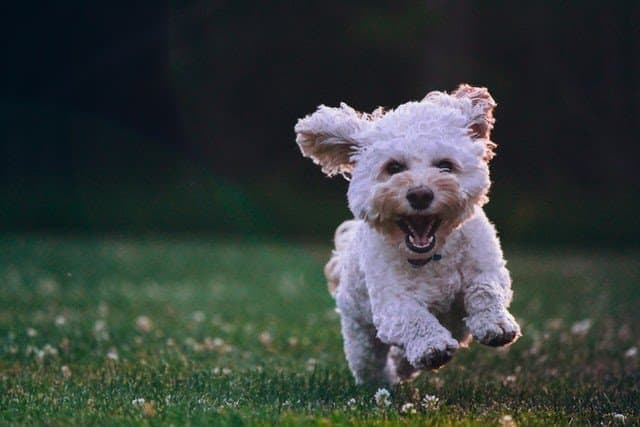
//> input picture ims/sample.jpg, 640 x 427 px
$ ./11_convex_hull ims/sample.jpg   (built with g++ and OpenCV 4)
//> lines starting //> are read from the running program, lines starting //| are printed output that depends on the picture; after the words box and inside, x2 and y2 are one past the last pixel; in counts of white or black regions, pixels touching at a corner belong together
//
// Created by varora on 22/04/24.
//
#include "opencv2/imgcodecs.hpp"
#include "opencv2/highgui.hpp"
#include "opencv2/imgproc.hpp"
#include <iostream>

using namespace cv;
using namespace std;

Mat src_gray;
int thresh = 100;
RNG rng(12345);

void thresh_callback(int, void* );

int main( int argc, char** argv )
{
    CommandLineParser parser( argc, argv, "{@input | ims/sample.jpg | input image}" );
    Mat src = imread( samples::findFile( parser.get<String>( "@input" ) ) );
//> src is the input picture: 427 rows x 640 cols, CV_8UC3; mean B, G, R 59.6, 63.1, 55.2
    if( src.empty() )
    {
        cout << "Could not open or find the image!\n" << endl;
        cout << "Usage: " << argv[0] << " <Input image>" << endl;
        return -1;
    }

    cvtColor( src, src_gray, COLOR_BGR2GRAY );
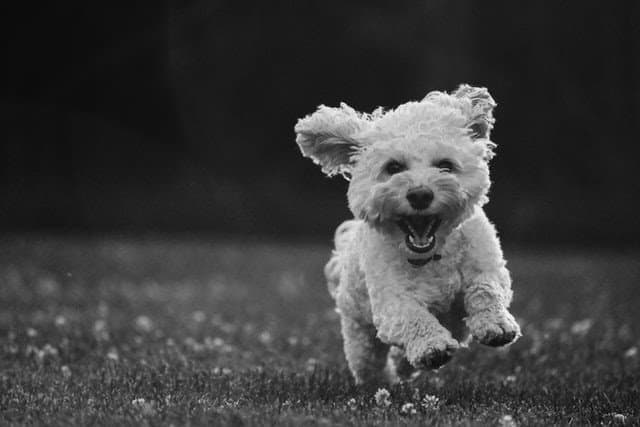
//> src_gray: 427 rows x 640 cols, CV_8UC1; min 0, max 253, mean 60.3
    blur( src_gray, src_gray, Size(3,3) );

    const char* source_window = "Source";
    namedWindow( source_window );
    imshow( source_window, src );

    const int max_thresh = 255;
    createTrackbar( "Canny thresh:", source_window, NULL, max_thresh, thresh_callback );
    thresh_callback( 0, 0 );

    waitKey();
    return 0;
}

void thresh_callback(int, void* )
{
    Mat canny_output;
    thresh = getTrackbarPos( "Canny thresh:", "Source" );

    Canny( src_gray, canny_output, thresh, thresh*2 );
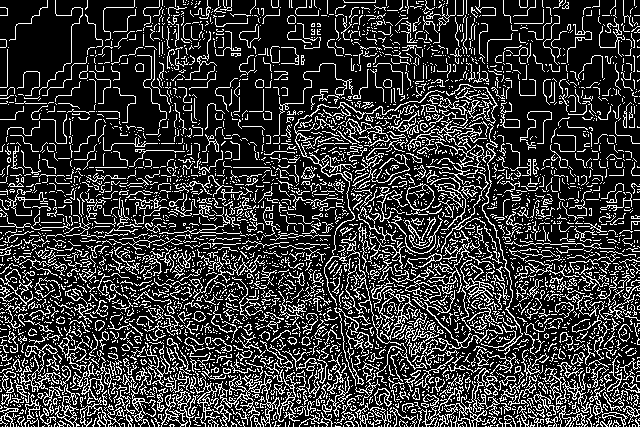
//> canny_output: 427 rows x 640 cols, CV_8UC1; 21.7% white in thin lines or dots

    vector<vector<Point> > contours;
    findContours( canny_output, contours, RETR_TREE, CHAIN_APPROX_SIMPLE );
//> contours = 4851 contours, 4624 with area under 20; largest, box (x1, y1, x2, y2) and area: (190, 369, 301, 427) 768, (406, 183, 435, 215) 549, (406, 184, 435, 211) 522, (417, 386, 487, 427) 350, (158, 391, 195, 427) 312

    vector<vector<Point> >hull( contours.size() );
//> hull = 4851 empty contours
    for( size_t i = 0; i < contours.size(); i++ )
    {
        convexHull( contours[i], hull[i] );
    }
//> after the loop, hull = 4851 contours, 3832 with area under 20; largest, box (x1, y1, x2, y2) and area: (294, 90, 445, 255) 11899, (481, 123, 523, 355) 6012, (190, 369, 301, 427) 5376, (422, 290, 503, 356) 3330, (441, 172, 503, 264) 3121

    Mat drawing = Mat::zeros( canny_output.size(), CV_8UC3 );
    for( size_t i = 0; i< contours.size(); i++ )
    {
        Scalar color = Scalar( rng.uniform(0, 256), rng.uniform(0,256), rng.uniform(0,256) );
        drawContours( drawing, contours, (int)i, color );
        drawContours( drawing, hull, (int)i, color );
    }
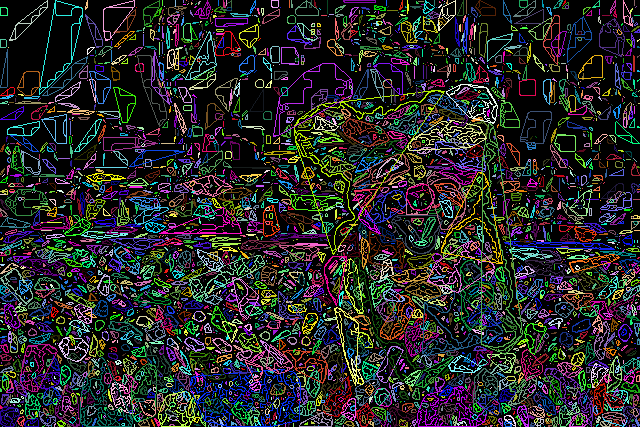
//> drawing: 427 rows x 640 cols, CV_8UC3; mean B, G, R 40.7, 39.9, 40

    imshow( "Hull demo", drawing );
}
